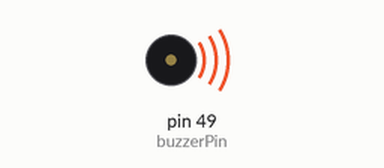
This sketch was run on a simulated Arduino Mega 2560, built with avr-gcc and run on an emulated ATmega2560. Parts: buzzer (waves = sounding).

Above: at 0.1 s.
At 4.9 s:
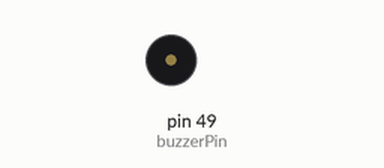
Timing chart, 0 to 7.8 s (numbered marks = the images above):
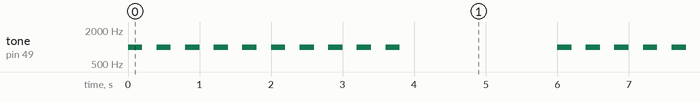

The sketch:

Teste_Alarme.ino
```cpp
#define buzzerPin 49

void setup() {
  pinMode(buzzerPin, OUTPUT);
}

void loop() {
  // Produz um som de alarme em loop
  for(int i = 0; i < 10; i++) {
    tone(buzzerPin, 1000, 200); // Frequência de 1000Hz por 200ms
    delay(200);
    noTone(buzzerPin);
    delay(200);
  }
  delay(2000);
}
```

Measured:
- by itself, tone on pin 49 (buzzerPin): repeats every 6.0 s: 9 × (silent 0.20 s, 1000 Hz 0.20 s), silent 2.2 s, 1000 Hz 0.20 s
